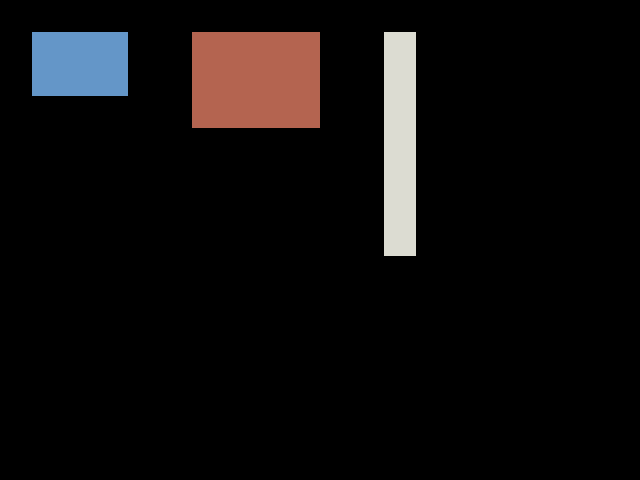

A level layout from a 2D game, rendered from its tile map. Below: a short description, then the map file with its tile-grid data intact:
An orthogonal 20x15 tile map with 32x32 px tiles, 3 tile layers (floor, workstations, objects) and 3 objects (3x interactable).

<map version="1.10" tiledversion="1.10.0" orientation="orthogonal" renderorder="right-down" width="20" height="15" tilewidth="32" tileheight="32" infinite="0" nextlayerid="5" nextobjectid="4">
 <tileset firstgid="1" source="shop_tiles.tsx" />
 <layer id="1" name="floor" width="20" height="15">
  <data encoding="csv">
0,0,0,0,0,0,0,0,0,0,0,0,0,0,0,0,0,0,0,0,
0,0,0,0,0,0,0,0,0,0,0,0,0,0,0,0,0,0,0,0,
0,0,0,0,0,0,0,0,0,0,0,0,0,0,0,0,0,0,0,0,
0,0,0,0,0,0,0,0,0,0,0,0,0,0,0,0,0,0,0,0,
0,0,0,0,0,0,0,0,0,0,0,0,0,0,0,0,0,0,0,0,
0,0,0,0,0,0,0,0,0,0,0,0,0,0,0,0,0,0,0,0,
0,0,0,0,0,0,0,0,0,0,0,0,0,0,0,0,0,0,0,0,
0,0,0,0,0,0,0,0,0,0,0,0,0,0,0,0,0,0,0,0,
0,0,0,0,0,0,0,0,0,0,0,0,0,0,0,0,0,0,0,0,
0,0,0,0,0,0,0,0,0,0,0,0,0,0,0,0,0,0,0,0,
0,0,0,0,0,0,0,0,0,0,0,0,0,0,0,0,0,0,0,0,
0,0,0,0,0,0,0,0,0,0,0,0,0,0,0,0,0,0,0,0,
0,0,0,0,0,0,0,0,0,0,0,0,0,0,0,0,0,0,0,0,
0,0,0,0,0,0,0,0,0,0,0,0,0,0,0,0,0,0,0,0,
0,0,0,0,0,0,0,0,0,0,0,0,0,0,0,0,0,0,0,0
</data>
 </layer>
 <layer id="2" name="workstations" width="20" height="15">
  <data encoding="csv">
0,0,0,0,0,0,0,0,0,0,0,0,0,0,0,0,0,0,0,0,
0,0,0,0,0,0,0,0,0,0,0,0,0,0,0,0,0,0,0,0,
0,0,0,0,0,0,0,0,0,0,0,0,0,0,0,0,0,0,0,0,
0,0,0,0,0,0,0,0,0,0,0,0,0,0,0,0,0,0,0,0,
0,0,0,0,0,0,0,0,0,0,0,0,0,0,0,0,0,0,0,0,
0,0,0,0,0,0,0,0,0,0,0,0,0,0,0,0,0,0,0,0,
0,0,0,0,0,0,0,0,0,0,0,0,0,0,0,0,0,0,0,0,
0,0,0,0,0,0,0,0,0,0,0,0,0,0,0,0,0,0,0,0,
0,0,0,0,0,0,0,0,0,0,0,0,0,0,0,0,0,0,0,0,
0,0,0,0,0,0,0,0,0,0,0,0,0,0,0,0,0,0,0,0,
0,0,0,0,0,0,0,0,0,0,0,0,0,0,0,0,0,0,0,0,
0,0,0,0,0,0,0,0,0,0,0,0,0,0,0,0,0,0,0,0,
0,0,0,0,0,0,0,0,0,0,0,0,0,0,0,0,0,0,0,0,
0,0,0,0,0,0,0,0,0,0,0,0,0,0,0,0,0,0,0,0,
0,0,0,0,0,0,0,0,0,0,0,0,0,0,0,0,0,0,0,0
</data>
 </layer>
 <layer id="3" name="objects" width="20" height="15">
  <data encoding="csv">
0,0,0,0,0,0,0,0,0,0,0,0,0,0,0,0,0,0,0,0,
0,2,2,2,0,0,3,3,3,3,0,0,4,0,0,0,0,0,0,0,
0,2,2,2,0,0,3,3,3,3,0,0,4,0,0,0,0,0,0,0,
0,0,0,0,0,0,3,3,3,3,0,0,4,0,0,0,0,0,0,0,
0,0,0,0,0,0,0,0,0,0,0,0,4,0,0,0,0,0,0,0,
0,0,0,0,0,0,0,0,0,0,0,0,4,0,0,0,0,0,0,0,
0,0,0,0,0,0,0,0,0,0,0,0,4,0,0,0,0,0,0,0,
0,0,0,0,0,0,0,0,0,0,0,0,4,0,0,0,0,0,0,0,
0,0,0,0,0,0,0,0,0,0,0,0,0,0,0,0,0,0,0,0,
0,0,0,0,0,0,0,0,0,0,0,0,0,0,0,0,0,0,0,0,
0,0,0,0,0,0,0,0,0,0,0,0,0,0,0,0,0,0,0,0,
0,0,0,0,0,0,0,0,0,0,0,0,0,0,0,0,0,0,0,0,
0,0,0,0,0,0,0,0,0,0,0,0,0,0,0,0,0,0,0,0,
0,0,0,0,0,0,0,0,0,0,0,0,0,0,0,0,0,0,0,0,
0,0,0,0,0,0,0,0,0,0,0,0,0,0,0,0,0,0,0,0
</data>
 </layer>
 <objectgroup id="4" name="interactables">
  <object id="1" name="quote_desk" type="interactable" x="64" y="64" width="96" height="64" />
  <object id="2" name="inspection_desk" type="interactable" x="288" y="64" width="128" height="96" />
  <object id="3" name="parts_shelf" type="interactable" x="480" y="64" width="64" height="192" />
 </objectgroup>
</map>
